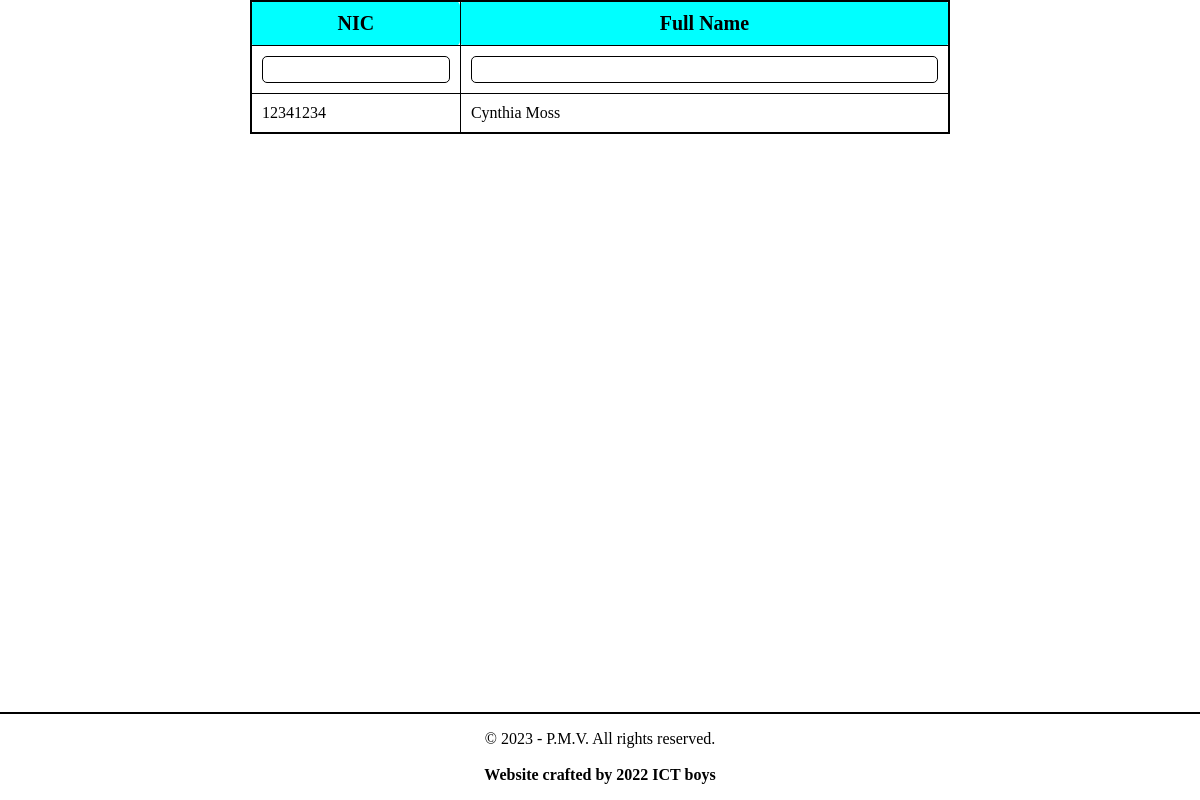
Before: /teachers/ with the older database file.
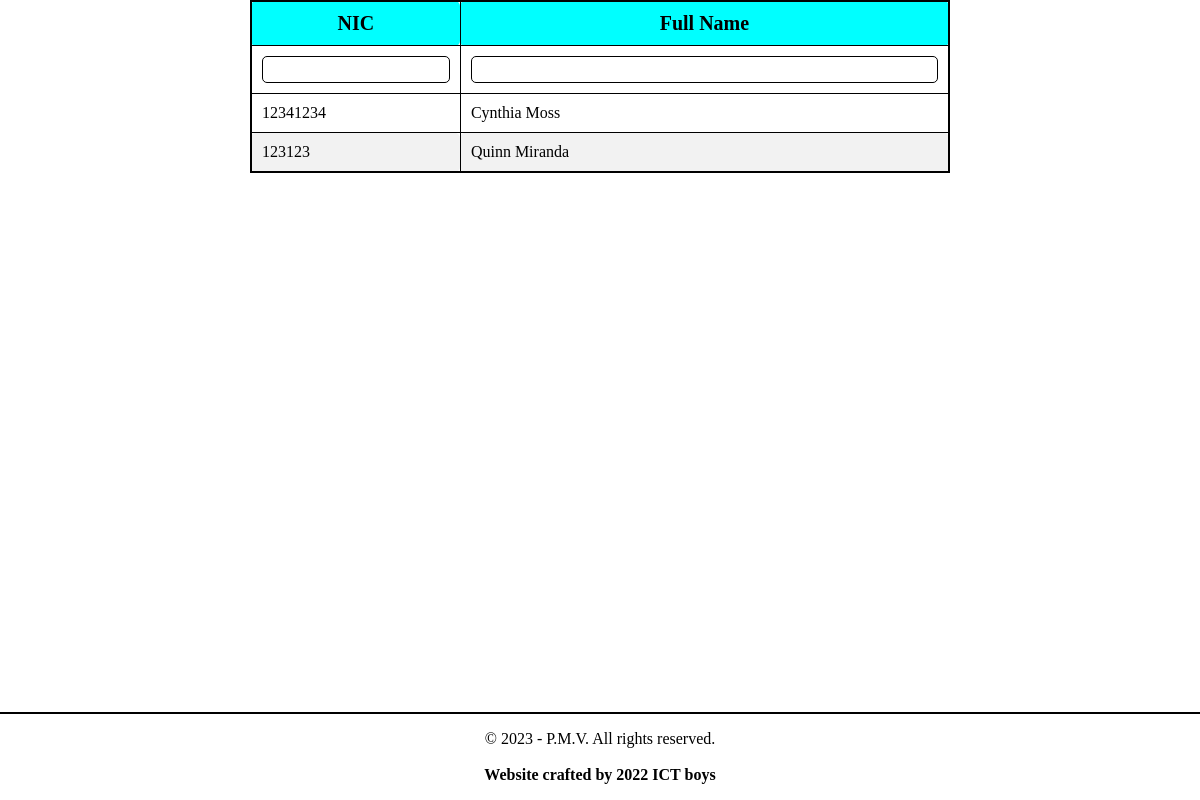
After: the same page with the newer database file.
### TeacherInfoHandler/models.py (models this page shows, shortened)
class TeacherInfo(models.Model):
    full_name = models.CharField(max_length=255)
    name_with_initials = models.CharField(max_length=255)
    date_of_birth = models.DateField()
    nic = models.CharField(max_length=15)
    password = models.CharField(max_length=20, default="0")
    gender = models.CharField(max_length=1)
    position = models.CharField(max_length=256)
    post = models.TextField()
    qr_key = models.TextField()
    special_notes = models.TextField()
    teacher_grade = models.CharField(max_length=50)
    address = models.TextField()
    contact_number = models.CharField(max_length=12)
    enrolled_date = models.DateField(auto_now=False)
    started_date = models.DateField(auto_now=False)
    class_info = models.ForeignKey('EDUInfoHandler.ClassInfo', on_delete=models.DO_NOTHING)
    subjects = models.CharField(max_length=50)

### TeacherInfoHandler/views.py (the view)
# urls.py: path("", TeacherListView.as_view(), name="TeacherListView"),
class TeacherListView(View):
    def get(self, request):
        log_file('Requested Teacher List')
        data = request.GET
        filter_kwargs = {}
        try:
            filter_kwargs['full_name__contains'] = data['name']
        except:
            pass
        try:
            filter_kwargs['nic__contains'] = data['nic']
        except:
            pass
        teachers_filtered = TeacherInfo.objects.filter(**filter_kwargs)[:100]
        return_data = []
        for teacher in teachers_filtered:
            return_data.append({
                "nic" : teacher.nic,
                "teacher_name" : teacher.full_name,
            })
        if data.get('data'):
            log_file(f'Returnng JSON of {return_data}')
            return JsonResponse(return_data, safe=False)
        log_file(f'Returnng rendered {return_data}')
        return render(request, template_name="all_teachers_admin_pc.html", context={
            'teachers': return_data,
            })

### manage.py (called while the page is built)
def log_file(string):
    if settings.DEBUG:
        with open('log.txt', 'a') as f:
            f.write(f'[{datetime.now().strftime("%d/%m/%Y %H:%M:%S")}] {string} \n')

### TeacherInfoHandler/templates/all_teachers_admin_pc.html (shortened to what this page needs)
<!DOCTYPE html>
<html lang="en">
<head>
</head>
<body>
  <table class="my-table" border="1">
    <colgroup>
      <col span="1" style="width: 30%;">
      <col span="1" style="width: 70%;">
    </colgroup>
    <thead>
      <tr>
        <td><b>NIC</b></td>
        <td><b>Full Name</b></td>
      </tr>
    </thead>
    <tr>
      <td><input type="number" name="integerInput"  id="index_number"></td>
      <td><input type="text" name="charInput" id="student_name"></td>
    </tr>
    <tbody>
      {% for teacher in teachers %}
      <tr>
        <td>
          {{ teacher.nic }}
        </td>
        <td>
          <a href="/teachers/{{ teacher.nic }}">{{ teacher.teacher_name }}</a>
        </td>
      </tr>
      {% endfor %}
    </tbody>
  </table>
  <br>
  <footer>
    <p>&copy; 2023 - P.M.V. All rights reserved.<br><br><b>Website crafted by 2022 ICT boys</b></p>
  </footer>
</body>
</html>

Changed rows visible on the page:
added TeacherInfo: nic "123123", teacher_name "Quinn Miranda"
